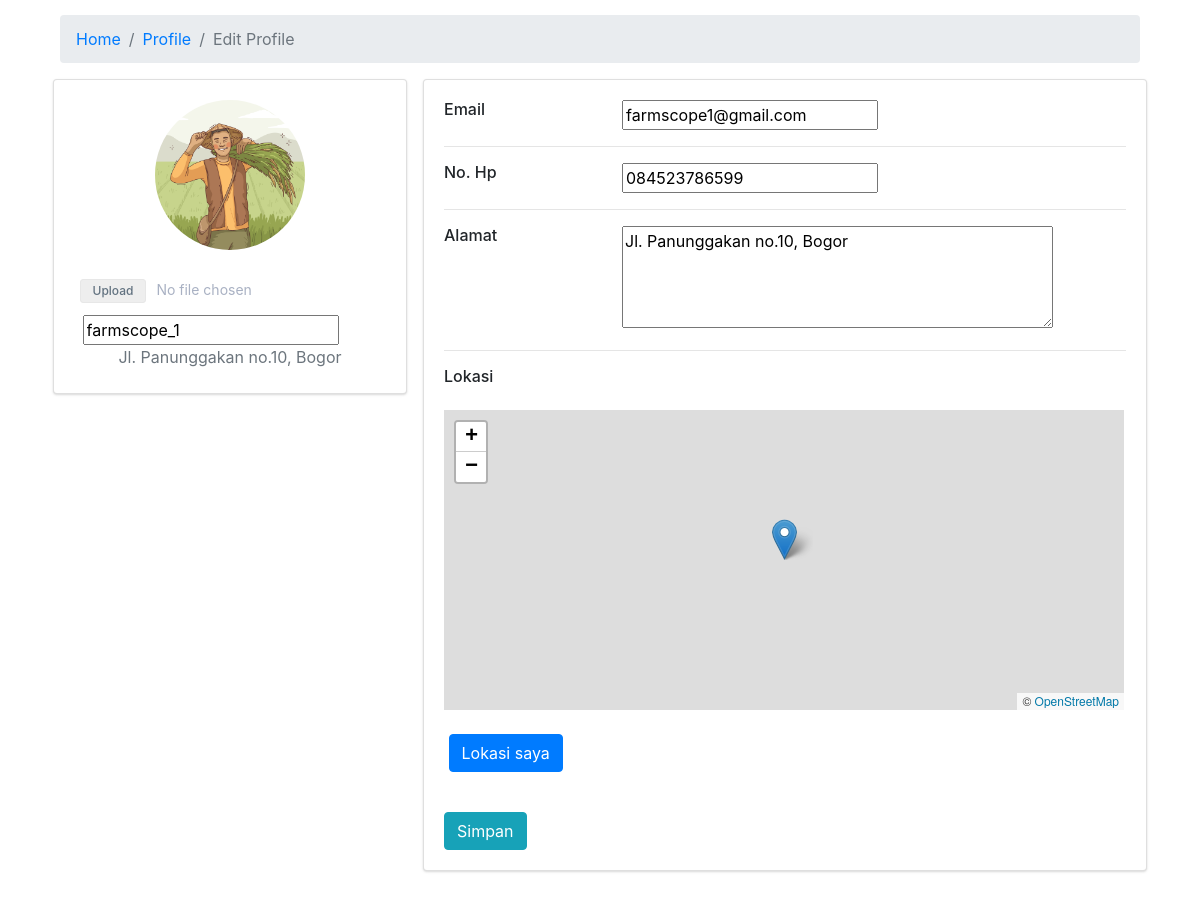
The app's page /Admin_Peternak/src/php/edit_profile.php (signed in) with its own data.
### tables this page shows
CREATE TABLE `user` (
  `id_user` int(11) NOT NULL,
  `email` varchar(60) NOT NULL,
  `username` varchar(25) NOT NULL,
  `password` varchar(50) NOT NULL,
  `status` varchar(20) NOT NULL DEFAULT 'aktif',
  `level` varchar(10) NOT NULL DEFAULT 'peternak',
  `nohp` varchar(25) DEFAULT NULL,
  `alamat` varchar(50) DEFAULT NULL,
  `latitude` varchar(255) DEFAULT NULL,
  `longitude` varchar(255) DEFAULT NULL,
  `foto_profil` varchar(30) NOT NULL
);

### Admin_Peternak/src/php/edit_profile.php (the view, shortened to what this page needs)
<!DOCTYPE html>
<html lang="en">
<head>
    <link rel="stylesheet" href="../assets/css/profile.css" />
    <link rel="stylesheet" href="https://unpkg.com/leaflet@1.9.4/dist/leaflet.css" />
    <link rel='stylesheet' href='https://cdn.jsdelivr.net/npm/bootstrap@4.4.1/dist/css/bootstrap.min.css'>
</head>
<body>
<div class="container">
    <div class="main-body">
          <nav aria-label="breadcrumb" class="main-breadcrumb">
            <ol class="breadcrumb">
              <li class="breadcrumb-item"><a href="index.php">Home</a></li>
              <li class="breadcrumb-item"><a href="profile.php">Profile</a></li>
              <li class="breadcrumb-item active" aria-current="page">Edit Profile</li>
            </ol>
          </nav>
          <?php
                $id_user = $_SESSION['id_user'];
                include("servernya/tes_koneksi.php");
                    $select = mysqli_query($conn, "SELECT * FROM `user` WHERE id_user = '$id_user'") or die('query failed');
                    if (mysqli_num_rows($select) > 0) {
                        $fetch = mysqli_fetch_assoc($select);
                        $fotoPath = '../assets/images/profile/' . $fetch['foto_profil'];
                    }
                            ?>
          <form method="POST" enctype="multipart/form-data">
            <div class="row gutters-sm">
              <div class="col-md-4 mb-3">
                <div class="card">
                  <div class="card-body">
                    <div class="d-flex flex-column align-items-center text-center">
                      <img src="<?= $fotoPath ?>" alt="Foto Profile" class="rounded-circle" width="150">
                      <div class="mt-3">
                        <input type="file" name="foto_profil" id="foto_profil" class="formbold-formbold-form-input formbold-form-file" accept="image/*" />
                        <div class="col-sm-9 text-secondary">
                          <input type="text" id="username" name="username" value="<?= $fetch['username'] ?>">
                        </div>
                        <p class="text-secondary mb-1"><?= $fetch['alamat'] ?></p>
                      </div>
                    </div>
                  </div>
                </div>
              </div>
              <div class="col-md-8">
                <div class="card mb-3">
                  <div class="card-body">
                    <div class="row">
                      <div class="col-sm-3">
                        <h6 class="mb-0">Email</h6>
                      </div>
                      <div class="col-sm-9 text-secondary">
                          <input type="text" id="email" name="email" value="<?= $fetch['email'] ?>">
                      </div>
                    </div>
                    <hr>
                    <div class="row">
                      <div class="col-sm-3">
                        <h6 class="mb-0">No. Hp</h6>
                      </div>
                      <div class="col-sm-9 text-secondary">
                          <input type="text" id="nohp" name="nohp" value="<?= $fetch['nohp'] ?>">
                      </div>
                    </div>
                    <hr>
                    <div class="row">
                      <div class="col-sm-3">
                        <h6 class="mb-0">Alamat</h6>
                      </div>
                      <div class="col-sm-9 text-secondary">
                      <textarea
                        rows="4" cols="40"
                        name="alamat"
                        id="alamat"><?= $fetch['alamat'] ?></textarea>
                      </div>
                    </div>
                    <hr>
                    <div class="row">
                      <div class="col-sm-3">
                        <h6 class="mb-0">Lokasi</h6>
                      </div>
                      <div class="col-sm-9 text-secondary">
                      </div>
                    </div>
                    <br>
                    <div class="row">
                      <div class="col-sm-9">
                          <div id="map" style="width: 680px; height: 300px;"></div>
                      </div>
                    </div>
                    <br>
                    <div class="form-group">
                      <button type="button" id="lokasiBtn" class="btn btn-primary">Lokasi saya</button>
                    </div>
                    <br>
                    <div class="row">
                      <div class="col-sm-12">
                        <input class="btn btn-info" type="submit" name="Upload" value="Simpan"></button>
                      </div>
                    </div>
                  </div>
          </form>
              </div>
            </div>
</body>
</html>

### Admin_Peternak/src/assets/css/profile.css (style rules this page uses)
body { margin-top:20px; color: #1a202c; text-align: left; background-color: #e2e8f0; }
.main-body { padding: 15px; }
.card { box-shadow: 0 1px 3px 0 rgba(0,0,0,.1), 0 1px 2px 0 rgba(0,0,0,.06); }
.card { position: relative; display: flex; flex-direction: column; min-width: 0; word-wrap: break-word; background-color: #fff; background-clip: border-box; border: 0 solid rgba(0,0,0,.125); border-radius: .25rem; }
.card-body { flex: 1 1 auto; min-height: 1px; padding: 1rem; }
.gutters-sm { margin-right: -8px; margin-left: -8px; }
.gutters-sm>.col, .gutters-sm>[class*=col-] { padding-right: 8px; padding-left: 8px; }
.mb-3, .my-3 { margin-bottom: 1rem!important; }
.formbold-form-file { padding: 12px; font-size: 14px; line-height: 24px; color: rgba(83, 99, 135, 0.5); }
.formbold-form-file:before { content: 'Upload'; display: inline-block; background: #EEEEEE; border: 0.5px solid #E7E7E7; border-radius: 3px; padding: 3px 12px; outline: none; white-space: nowrap; -webkit-user-select: none; cursor: pointer; color: #637381; font-weight: 500; font-size: 12px; line-height: 16px; margin-right: 10px; }

### records on screen
user: foto_profil (picture), username "farmscope_1", alamat "Jl. Panunggakan no.10, Bogor", email "farmscope1@gmail.com", nohp "084523786599"
